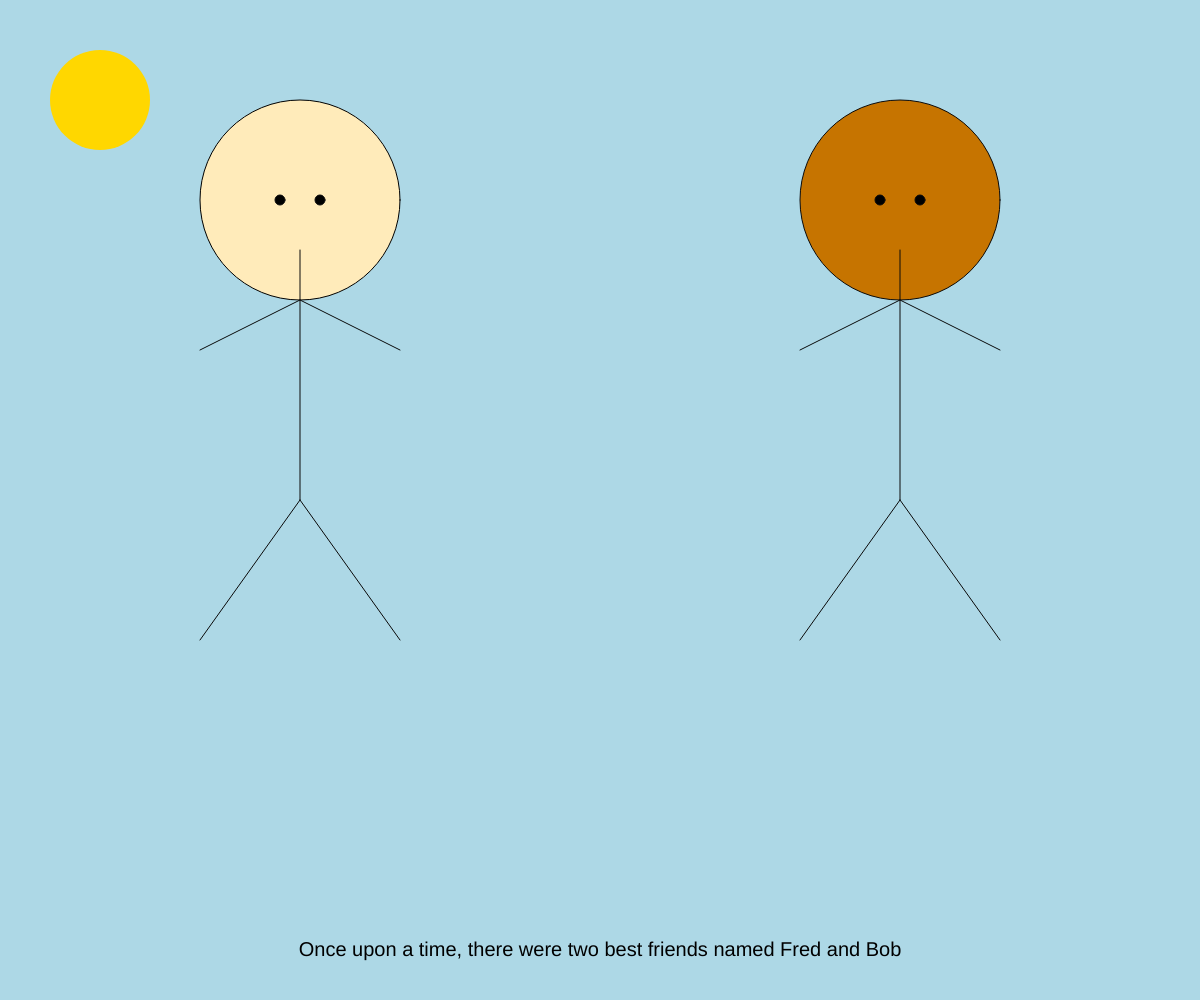
Frame 1 (no input)
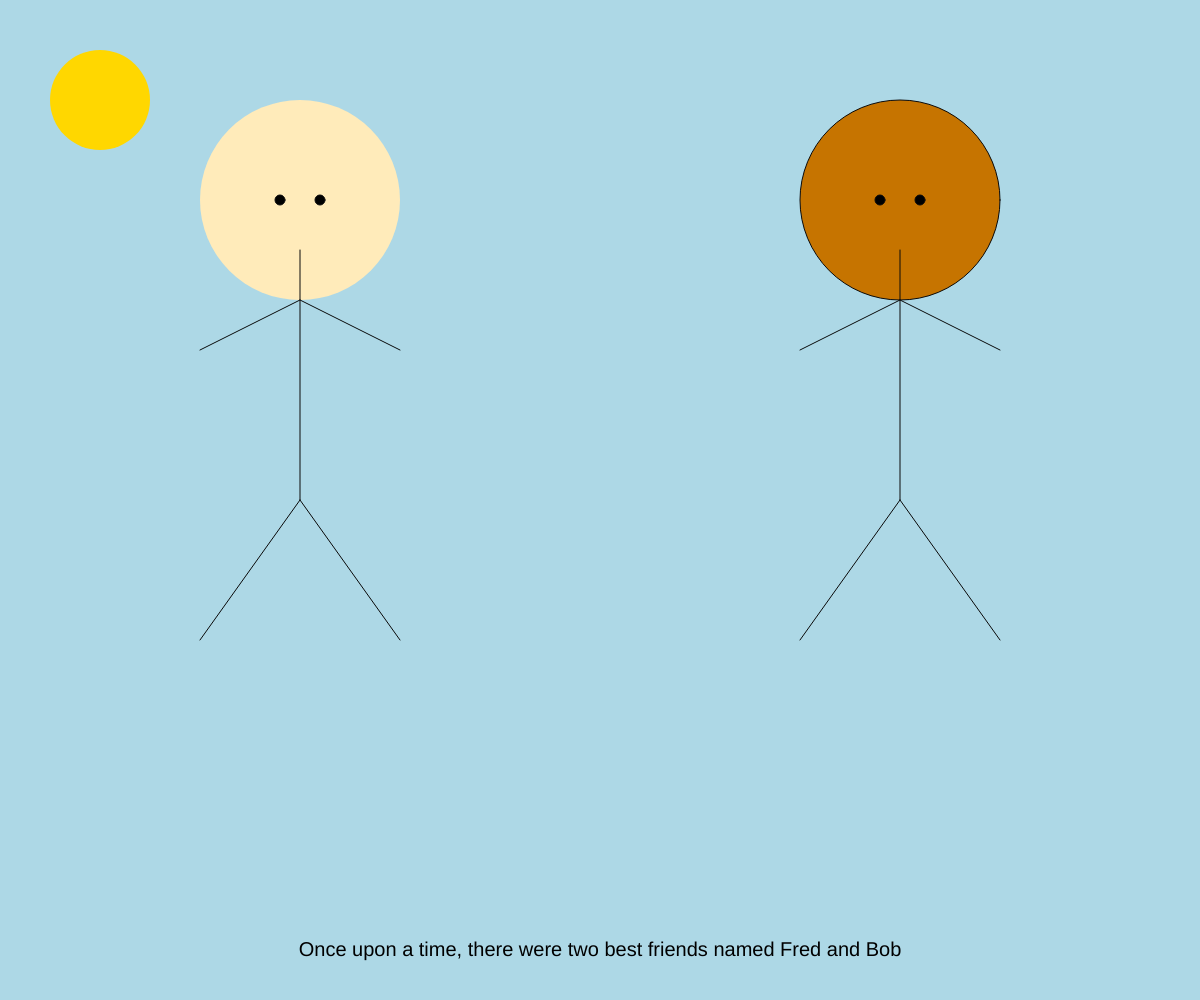
Frame 60 (no input)
Frame 120 (the mouse pressed at the canvas centre since frame 60): identical to frame 60, image omitted

The p5.js sketch that drew these frames (run headless with seeded random() and noise() and a simulated clock; from frame 60 on, the mouse is pressed at the canvas centre):

// p5.js sketch
// ── sketch.js
/*
	mmp 310 week 1
	interactive story
	characters sketch
	by nathan
*/
// global variables

var story = "Once upon a time, there were two friends named Bobby and Fred.";
var chapter = "day";

var itemClicked = "blackGuy";
var bgColor = "lightblue";

var whoToDestroy = "";

var sunX = 100;
var sunY = 100;
var sunSize = 100;
var storyX = 900;
var storyY = 50;

var winWidth = window.innerWidth;

var fredX = (winWidth / 2) - 300;
var fredY = 200;
var fredWidth = 200;

var bobbyY = 200;
var bobbyX = (winWidth / 2) + 300;
var bobbyWidth = 200;

function setup() {
    createCanvas(windowWidth, windowHeight);
    textSize(20);
    textAlign(CENTER, CENTER);
    storyX = width / 2;
    storyY = height - 50;
}

function draw() {
    background(bgColor);
    if(whoToDestroy !== 'fred') {
      drawBody(fredX, fredY, fredWidth, "#ffebba");
    }
    if (whoToDestroy !== 'bob') {
      drawBody(bobbyX, bobbyY, bobbyWidth, "#c67400");
    }
    // Sun
    drawSun();
    nextChapter();
}

function drawSun() {
  fill('gold');
  noStroke();
  ellipse(sunX, sunY, sunSize);
}

function mouseClicked () {
  if (chapter === "day") {
    fill('gold');
    noStroke();
    ellipse(sunX, sunY, sunSize);

    chapter = "evening";
    bgColor = "#FF8140";

  } else if (chapter === "evening") {
      fill('gold');
      noStroke();
      ellipse(sunX, sunY + 100, sunSize);
      // click on a character to eat it
      var fredDistance = dist(mouseX, mouseY, fredX, fredY);
      if (fredDistance < fredWidth / 2) {
        whoToDestroy = "bob";
        chapter = "night";
        bgColor = "darkblue";
      }
      var bobbyDistance = dist(mouseX, mouseY, bobbyX, bobbyY);
      if (bobbyDistance < bobbyWidth / 2) {
          whoToDestroy = "fred";
          chapter = "night";
          bgColor = "darkblue";
      }
    } else if (chapter === "night") {
      fill('#D8D8D8');
      noStroke();
      ellipse(sunX, sunY + 200, sunSize);
      chapter = 'reset';
    } else {
      chapter = 'day';
      whoToDestroy = '';
      bgColor = "lightblue";
      ellipse(sunX, sunY, sunSize);
    }
  return false;
}

function drawBody(x, y, width, color) {
    drawHead(x, y, width, color);
    drawLegs(x, y + 50);
}

function drawHead(x, y, width, color) {
    // left eye
    var leftEye = x - 20;
    // right eye
    var rightEye = x + 20;

    fill(color);
    ellipse(x, y, width); // head
    stroke(10);
    fill("black");
    ellipse(leftEye, y, 10); // left eye
    ellipse(rightEye, y, 10); // right eye
}

function drawLegs(x, y) {
    fill("black");
    stroke(10);
    // Body
    line(x, y, x, y + 250);

    // Left Arm
    line(x - 100, y + 100, x, y + 50);

    // Right Arm
    line(x + 100, y + 100, x, y + 50);

    // Left leg
    line(x, y + 250, x + 100, y + 390);

    // Left leg
    line(x, y + 250, x - 100, y + 390);
}

function nextChapter() {
  if(chapter === 'day') {
    drawText('Once upon a time, there were two best friends named Fred and Bob');
  } else if (chapter === 'evening') {
    drawText('One day Fred killed Bobs mother');
  } else if (chapter === 'night') {
    drawText('Ooops, you killed ' + whoToDestroy);
  }
}
function drawText(words) {
  fill(0);
  text(words, storyX, storyY);
}
